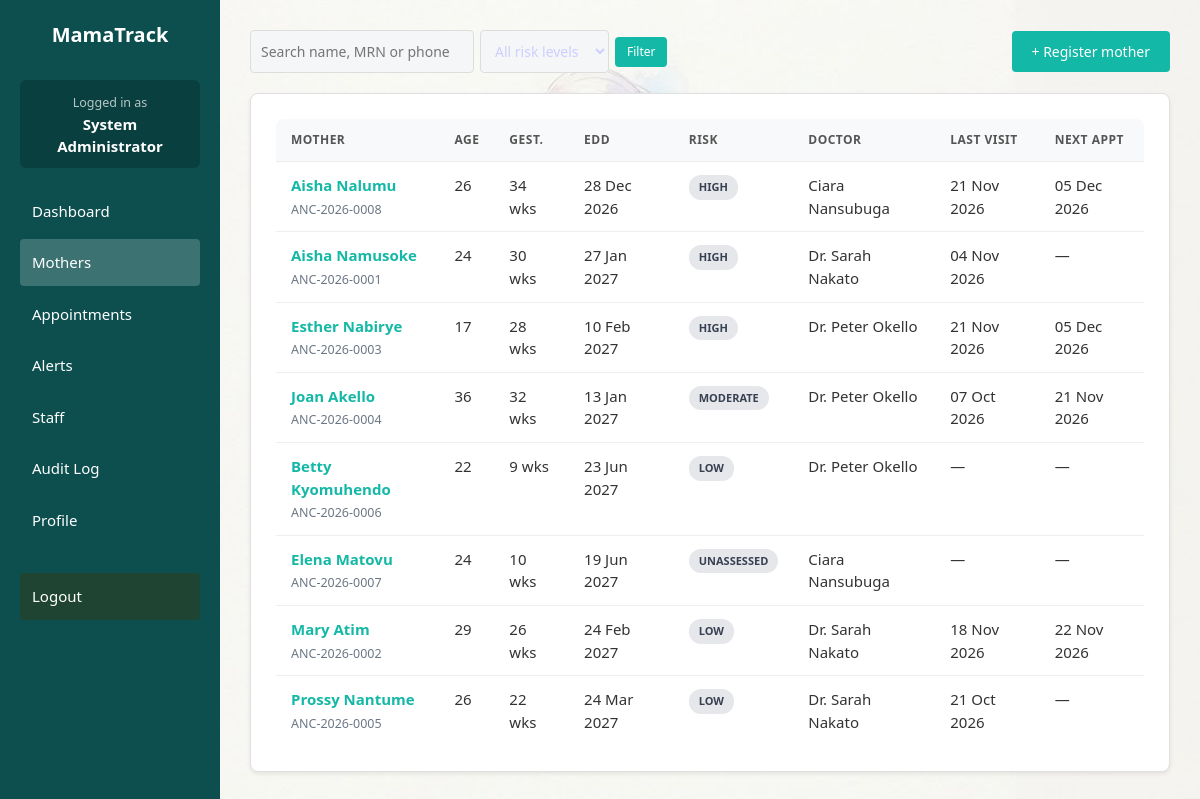
Screenshot of /patients.php (signed in) with the database file from the repository.
### tables this page shows
CREATE TABLE `users` (
  `id` int(11) NOT NULL,
  `name` varchar(150) NOT NULL,
  `email` varchar(150) NOT NULL,
  `phone` varchar(30) DEFAULT NULL,
  `role` enum('admin','doctor','nurse') NOT NULL,
  `password_hash` varchar(255) NOT NULL,
  `active` tinyint(1) NOT NULL DEFAULT 1,
  `must_change` tinyint(1) NOT NULL DEFAULT 0,
  `failed_logins` int(11) NOT NULL DEFAULT 0,
  `locked_until` datetime DEFAULT NULL,
  `created_at` datetime NOT NULL
);

CREATE TABLE `patients` (
  `id` int(11) NOT NULL,
  `mrn` varchar(50) DEFAULT NULL,
  `name` varchar(150) NOT NULL,
  `dob` date NOT NULL,
  `phone` varchar(30) DEFAULT NULL,
  `email` varchar(150) DEFAULT NULL,
  `village` varchar(150) DEFAULT NULL,
  `district` varchar(150) DEFAULT NULL,
  `next_of_kin` varchar(150) DEFAULT NULL,
  `nok_phone` varchar(30) DEFAULT NULL,
  `lmp` date NOT NULL,
  `edd` date DEFAULT NULL,
  `gravida` int(11) NOT NULL DEFAULT 1,
  `parity` int(11) NOT NULL DEFAULT 0,
  `hiv_status` varchar(20) NOT NULL DEFAULT 'unknown',
  `history` text DEFAULT NULL,
  `doctor_id` int(11) DEFAULT NULL,
  `risk_level` varchar(20) NOT NULL DEFAULT 'unassessed',
  `risk_score` int(11) NOT NULL DEFAULT 0,
  `created_by` int(11) DEFAULT NULL,
  `created_at` datetime NOT NULL
);

### patients.php (the view, shortened to what this page needs)
<?php
require __DIR__ . '/includes/bootstrap.php';
$u = require_login();
$q = trim($_GET['q'] ?? ''); $risk = $_GET['risk'] ?? ''; $mineOnly = isset($_GET['mine']);
$sql = "SELECT p.*, d.name AS doctor_name,
  (SELECT MAX(visit_date) FROM visits v WHERE v.patient_id=p.id) AS last_visit,
  (SELECT MIN(appt_date) FROM appointments a WHERE a.patient_id=p.id AND a.status='scheduled') AS next_appt
  FROM patients p LEFT JOIN users d ON d.id=p.doctor_id WHERE 1=1";
$args = [];
$sql .= " ORDER BY CASE p.risk_level WHEN 'high' THEN 0 WHEN 'moderate' THEN 1 ELSE 2 END, p.name LIMIT 300";
$s = db()->prepare($sql); $s->execute($args); $rows = $s->fetchAll();
page_header('Mothers', 'patients'); ?>
<div class="bar">
  <form method="get" class="inline">
    <input name="q" value="<?= h($q) ?>" placeholder="Search name, MRN or phone">
    <select name="risk"><option value="">All risk levels</option>
      <?php foreach (['high' => 'High', 'moderate' => 'Moderate', 'low' => 'Low', 'unassessed' => 'Not assessed'] as $k => $l): ?>
      <option value="<?= $k ?>" <?= $risk === $k ? 'selected' : '' ?>><?= $l ?></option><?php endforeach; ?></select>
    <button class="btn sm">Filter</button>
  </form>
  <a class="btn" href="patient_form.php">+ Register mother</a>
</div>
<div class="card"><div class="tbl"><table>
<tr><th>Mother</th><th>Age</th><th>Gest.</th><th>EDD</th><th>Risk</th><th>Doctor</th><th>Last visit</th><th>Next appt</th></tr>
<?php foreach ($rows as $p): ?><tr>
 <td><a href="patient.php?id=<?= $p['id'] ?>"><b><?= h($p['name']) ?></b></a><br><small><?= h($p['mrn']) ?></small></td>
 <td><?= age_years($p['dob']) ?></td><td><?= gest_weeks($p['lmp'], today()) ?> wks</td><td><?= fdate($p['edd']) ?></td>
 <td><?= risk_badge($p['risk_level']) ?></td><td><?= h($p['doctor_name']) ?></td><td><?= fdate($p['last_visit']) ?></td><td><?= fdate($p['next_appt']) ?></td></tr>
<?php endforeach; if (!$rows): ?><tr><td colspan="8" class="muted">No mothers found.</td></tr><?php endif; ?></table></div></div>
<?php page_footer();

### bootstrap.php (shortened to what this page needs)
<?php
function db() {
    static $pdo = null;
    if ($pdo === null) {
        $host = '127.0.0.1';
        $db   = 'mamatrack';
        $user = 'root';
        $pass = '';
        $charset = 'utf8mb4';
        $dsn = "mysql:host=$host;dbname=$db;charset=$charset";
        $options = [
            PDO::ATTR_ERRMODE            => PDO::ERRMODE_EXCEPTION,
            PDO::ATTR_DEFAULT_FETCH_MODE => PDO::FETCH_ASSOC,
            PDO::ATTR_EMULATE_PREPARES   => false,
        ];
        try {
            $pdo = new PDO($dsn, $user, $pass, $options);
        } catch (PDOException $e) {
            die("Database connection failed: " . $e->getMessage());
        }
    }
    return $pdo;
}
function today() { return date('Y-m-d'); }
function h($str) { return htmlspecialchars((string)$str, ENT_QUOTES, 'UTF-8'); }
function fdate($d) { return $d ? date('d M Y', strtotime($d)) : '—'; }
function valid_date($d) { return preg_match('/^\d{4}-\d{2}-\d{2}$/', $d) && strtotime($d) !== false; }
function age_years($dob) {
    return (int)date_diff(date_create($dob), date_create('today'))->y;
}
function gest_weeks($lmp, $date) {
    $days = (strtotime($date) - strtotime($lmp)) / 86400;
    return max(0, (int)floor($days / 7));
}
function current_user() {
    static $u = null;
    if ($u === null) {
        $s = db()->prepare('SELECT * FROM users WHERE id=? AND active=1');
        $s->execute([$_SESSION['uid']]);
        $u = $s->fetch();
    }
    return $u;
}
function require_login($force_change = false) {
    $u = current_user();
    return $u;
}
function risk_badge($l) { $c = $l==='high'?'bad':($l==='moderate'?'warn':'ok'); return "<span class='badge r-$c'>$l</span>"; }
function page_header($title, $active = '') {
    $u = current_user();
    ?><!DOCTYPE html><html lang="en"><head><meta charset="UTF-8"><meta name="viewport" content="width=device-width, initial-scale=1.0">
    <link rel="stylesheet" href="assets/style.css">
    </head><body>
    <?php if ($u): ?>
       <div class="sidebar" id="sidebar">
        <h2> MamaTrack</h2>
        <div style="background: rgba(0,0,0,0.2); padding: 10px; border-radius: 6px; margin-bottom: 20px; text-align: center;">
            <small style="color: rgba(255,255,255,0.7);">Logged in as</small><br>
            <b style="color: white;"><?= h($u['name']) ?></b>
        </div>
        <a href="dashboard.php" class="<?= $active==='dash'?'active':'' ?>">Dashboard</a> <a href="patients.php" class="<?= $active==='patients'?'active':'' ?>">Mothers</a>
        <a href="appointments.php" class="<?= $active==='appts'?'active':'' ?>">Appointments</a>
        <a href="notifications.php" class="<?= $active==='notif'?'active':'' ?>">Alerts</a>
        <?php if ($u['role'] === 'admin'): ?><a href="users.php" class="<?= $active==='users'?'active':'' ?>">Staff</a>
        <a href="audit.php" class="<?= $active==='audit'?'active':'' ?>">Audit Log</a><?php endif; ?>
        <a href="profile.php">Profile</a>
        <a href="logout.php" style="margin-top: 30px; background: rgba(35, 68, 45, 0.85);">Logout</a>
    </div>
    <div class="content">
    <?php endif; ?>
<?php
}
function page_footer() {
    if (current_user()) {
        echo '</div>';
    }
    echo '</body></html>';
}

### style.css (style rules this page uses)
:root { --bg:#f4f6f8;--card:#fff;--ink:#1d2733;--mute:#6b7785;--line:#e3e8ee;--brand:#0f766e;--brand2:#0b5a54; --bad:#c0392b;--warn:#b9770e;--ok:#1e8449 }
* { box-sizing:border-box }
body { margin:0;font:15px/1.5 system-ui,-apple-system,Segoe UI,Roboto,sans-serif;background:linear-gradient(rgba(244,246,248,.7),rgba(244,246,248,.7)),url('https://i.pinimg.com/736x/f6/3e/a1/f63ea1126cc6912b124e506825b23bbc.jpg') center/cover no-repeat fixed;color:var(--ink);display:flex;min-height:100vh }
a { color:var(--brand) }
h2 { font-size:1.1rem;margin:0 0 10px }
.card { background:rgba(255,255,255,.92);border:1px solid var(--line);border-radius:12px;padding:18px;margin-bottom:16px;backdrop-filter:blur(2px);box-shadow:0 10px 28px rgba(15,23,42,.08) }
input,select,textarea { width:100%;padding:8px 10px;border:1px solid var(--line);border-radius:8px;background:var(--bg);color:var(--ink);font:inherit;margin-top:4px }
.btn { display:inline-block;background:var(--brand);color:#fff;border:0;border-radius:8px;padding:9px 16px;font:inherit;font-weight:600;cursor:pointer;text-decoration:none }
.btn.sm { padding:5px 10px;font-size:.85rem }
form.inline { display:inline-flex;gap:6px;align-items:center;margin:0 }
form.inline input,form.inline select { width:auto;margin:0 }
.bar { display:flex;justify-content:space-between;align-items:center;gap:12px;flex-wrap:wrap;margin-bottom:14px }
.tbl { overflow-x:auto }
table { width:100%;border-collapse:collapse }
th,td { text-align:left;padding:8px 10px;border-bottom:1px solid var(--line);vertical-align:top }
th { font-size:.78rem;text-transform:uppercase;letter-spacing:.04em;color:var(--mute) }
small { color:var(--mute) }
.badge { display:inline-block;padding:2px 9px;border-radius:99px;font-size:.78rem;font-weight:700;background:#e5e7eb;color:#374151 }

### bootstrap.php (style rules this page uses)
* { box-sizing: border-box; margin: 0; padding: 0; font-family: 'Segoe UI', Tahoma, Geneva, Verdana, sans-serif; }
body { background: #f5f5f5; background-image: url('assets/background.jpeg'); background-repeat: no-repeat; background-position: center center; background-size: cover; background-attachment: fixed; color: #333; display: flex; min-height: 100vh; }
.sidebar { width: 220px; background: #0d4f4f; color: white; padding: 20px; position: fixed; left: 0; top: 0; height: 100vh; transition: transform 0.3s ease; z-index: 1001; overflow-y: auto; }
.sidebar h2 { margin-bottom: 30px; font-size: 20px; text-align: center; color: white; }
.sidebar a { display: block; color: white; text-decoration: none; padding: 12px; margin: 5px 0; border-radius: 4px; transition: background 0.2s; }
.sidebar a:hover, .sidebar a.active { background: rgba(255,255,255,0.2); }
.content { margin-left: 220px; padding: 30px; flex: 1; transition: margin-left 0.3s ease; width: calc(100% - 220px); }
.card { background: white; padding: 25px; border-radius: 8px; box-shadow: 0 2px 4px rgba(0,0,0,0.08); margin-bottom: 20px; border: 1px solid #e0e0e0; }
.tbl { overflow-x: auto; -webkit-overflow-scrolling: touch; background: white; border-radius: 8px; }
table { width: 100%; border-collapse: collapse; min-width: 600px; }
th, td { padding: 12px 15px; text-align: left; border-bottom: 1px solid #eee; color: #333; }
th { background: #f8f9fa; font-weight: 600; color: #555; text-transform: uppercase; font-size: 12px; letter-spacing: 0.5px; }
td { color: #333; }
tr:last-child td { border-bottom: none; }
input, select, textarea { width: 100%; padding: 10px; border: 1px solid #ddd; border-radius: 4px; font-size: 14px; color: #ceceff; transition: border 0.2s; }
.btn { display: inline-block; padding: 10px 20px; background: #14b8a6; color: white; text-decoration: none; border-radius: 4px; border: none; cursor: pointer; font-size: 14px; font-weight: 500; transition: background 0.2s; }
.btn.sm { padding: 6px 12px; font-size: 12px; }
.bar { display: flex; justify-content: space-between; align-items: center; margin-bottom: 20px; flex-wrap: wrap; gap: 10px; }
.inline { display: inline-flex; gap: 10px; align-items: center; }
.badge { padding: 4px 10px; border-radius: 12px; font-size: 11px; font-weight: bold; text-transform: uppercase; display: inline-block; }
h2 { color: #333; font-size: 20px; font-weight: 600; margin-bottom: 15px; }
a { color: #14b8a6; text-decoration: none; transition: color 0.2s; }
.sidebar a { text-decoration: none; }
.btn { text-decoration: none; }

### rows the page displays
users: name "System Administrator"
patients: name "Aisha Nalumu", mrn "ANC-2026-0008", dob "26", edd "28 Dec 2026", risk_level "HIGH", created_by.name "Ciara Nansubuga", last_visit "21 Nov 2026", next_appt "05 Dec 2026"
patients: name "Aisha Namusoke", mrn "ANC-2026-0001", dob "24", edd "27 Jan 2027", risk_level "HIGH", doctor.name "Dr. Sarah Nakato", last_visit "04 Nov 2026", next_appt "—"
patients: name "Esther Nabirye", mrn "ANC-2026-0003", dob "17", edd "10 Feb 2027", risk_level "HIGH", doctor.name "Dr. Peter Okello", last_visit "21 Nov 2026", next_appt "05 Dec 2026"
patients: name "Joan Akello", mrn "ANC-2026-0004", dob "36", edd "13 Jan 2027", risk_level "MODERATE", doctor.name "Dr. Peter Okello", last_visit "07 Oct 2026", next_appt "21 Nov 2026"
patients: name "Betty Kyomuhendo", mrn "ANC-2026-0006", dob "22", edd "23 Jun 2027", risk_level "LOW", doctor.name "Dr. Peter Okello", last_visit "—", next_appt "—"
patients: name "Elena Matovu", mrn "ANC-2026-0007", dob "24", edd "19 Jun 2027", risk_level "UNASSESSED", created_by.name "Ciara Nansubuga", last_visit "—", next_appt "—"
patients: name "Mary Atim", mrn "ANC-2026-0002", dob "29", edd "24 Feb 2027", risk_level "LOW", doctor.name "Dr. Sarah Nakato", last_visit "18 Nov 2026", next_appt "22 Nov 2026"
patients: name "Prossy Nantume", mrn "ANC-2026-0005", dob "26", edd "24 Mar 2027", risk_level "LOW", doctor.name "Dr. Sarah Nakato", last_visit "21 Oct 2026", next_appt "—"
